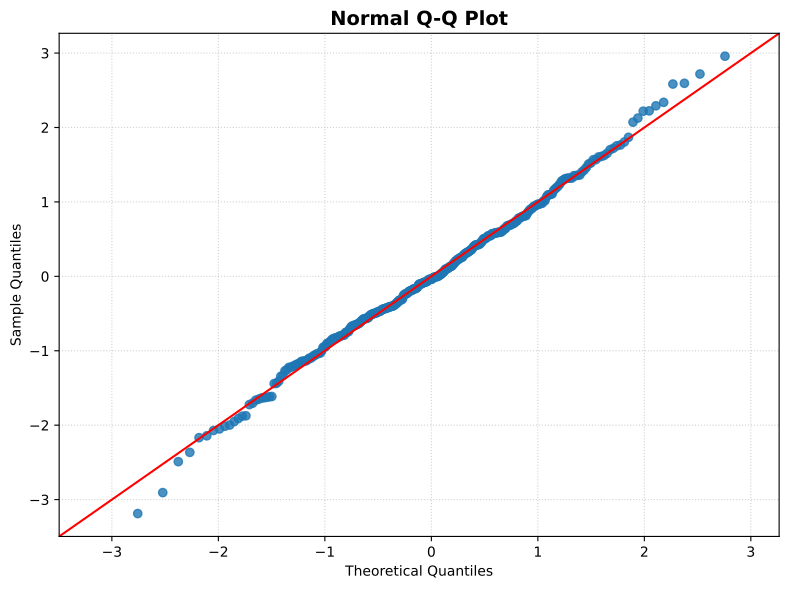

Generate this figure with Python:
#!/usr/bin/env python3

import matplotlib.pyplot as plt
import numpy as np
import pandas as pd
import statsmodels.api as sm
import statsmodels.formula.api as smf

df = pd.read_csv("../penguins_cleaned.csv")

df["log_Body_Mass"] = np.log(df["Body_Mass"])
df["log_Flipper_Length"] = np.log(df["Flipper_Length"])
df["log_Culmen_Length"] = np.log(df["Culmen_Length"])
df["log_Culmen_Depth"] = np.log(df["Culmen_Depth"])
df["Is_Gentoo"] = np.where(df["Species"].str.contains("Gentoo"), 1, 0)
df["Is_Chinstrap"] = np.where(df["Species"].str.contains("Chinstrap"), 1, 0)

formula = "log_Body_Mass ~ log_Flipper_Length + log_Culmen_Length + log_Culmen_Depth + Is_Gentoo + Is_Chinstrap"
model = smf.ols(formula, data=df).fit()

std_res = (model.resid - model.resid.mean()) / model.resid.std()

plt.figure(figsize=(8, 6))
sm.qqplot(
    std_res,
    line="45",
    ax=plt.gca(),
    alpha=0.8,
)
plt.title("Normal Q-Q Plot", fontsize=14, fontweight="bold")
plt.grid(True, linestyle=":", alpha=0.6)

plt.tight_layout()
plt.savefig("./plots/model-testing/qq-plot.pdf", format="pdf", bbox_inches="tight")
